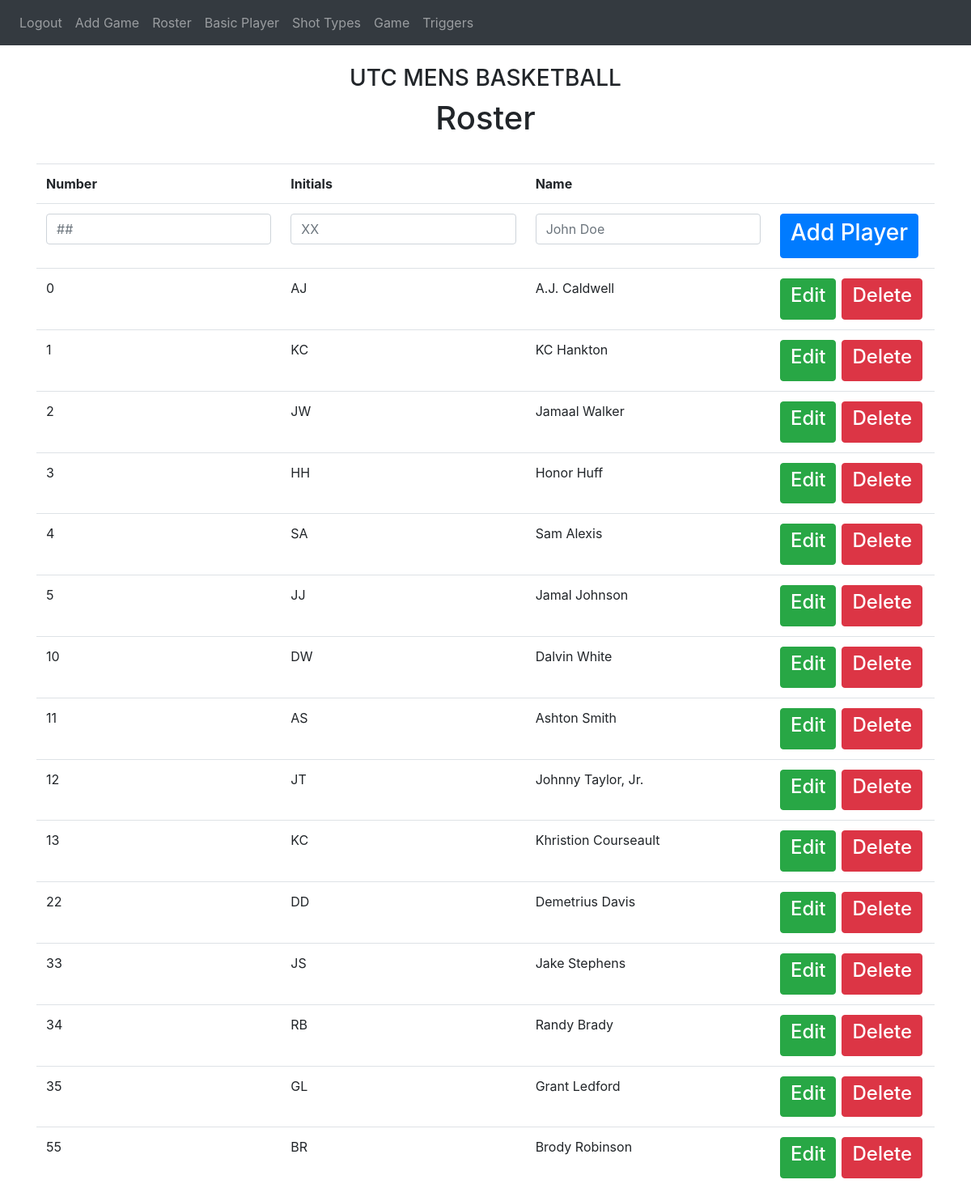
The page /roster (signed in) on the database as committed earlier.
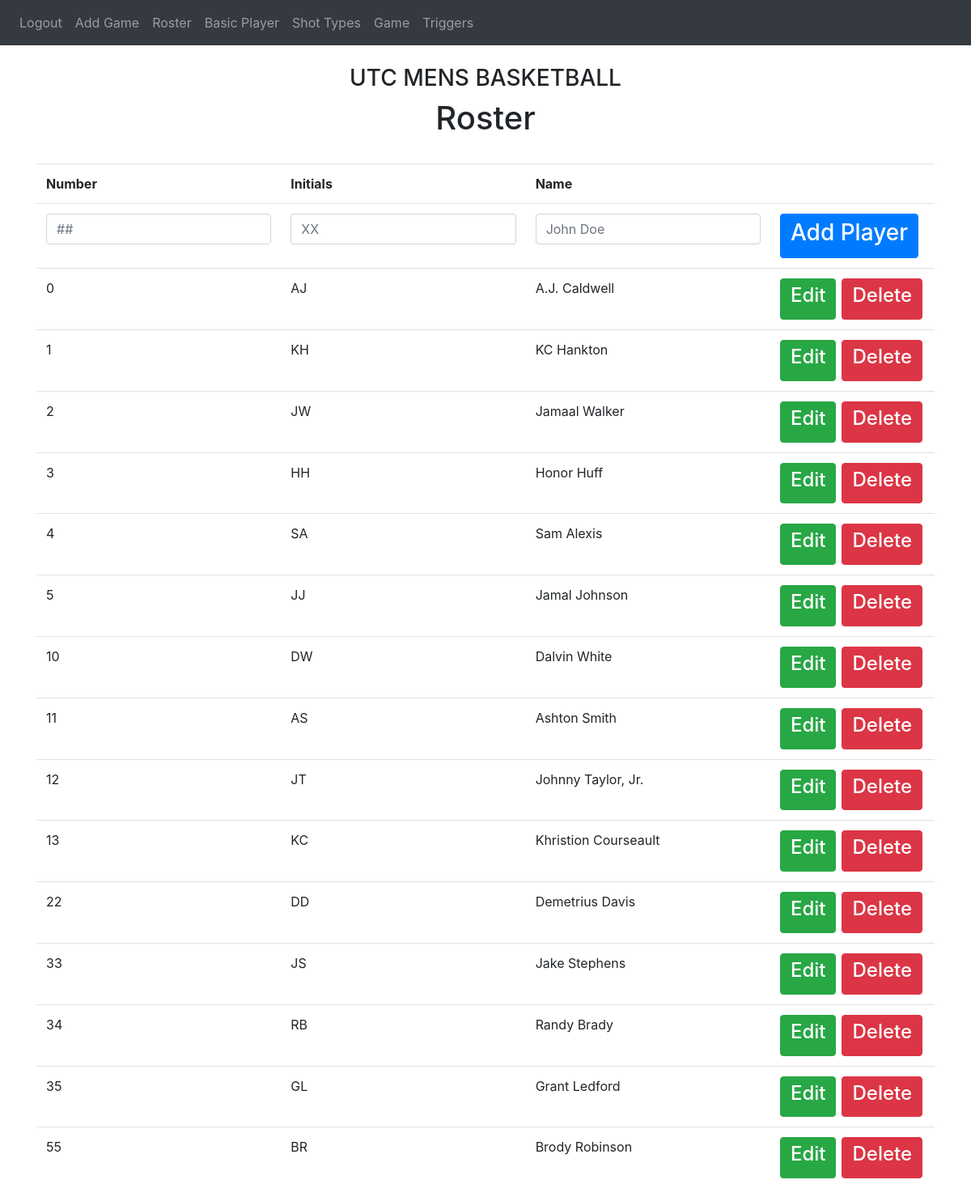
The same page on the database as committed later.
### website/models.py (models this page shows)
class Player(db.Model):
    id = db.Column(db.Integer, primary_key = True)
    number = db.Column(db.Integer)
    initials = db.Column(db.String(5))
    name = db.Column(db.String(30))

### website/views.py (the view, shortened to what this page needs)
@views.route('/roster', methods=['GET','POST'])
@login_required
def roster():
    players = db.session.query(Player).all()
    return render_template("roster.html",user=current_user,players=players)

### website/__init__.py (called while the page is built)
def create_app():
    app = Flask(__name__)
    app.config['SECRET_KEY'] = 'sdlkasdjfslkjl'
    app.config['SQLALCHEMY_DATABASE_URI'] = f'sqlite:///{DB_NAME}'
    db.init_app(app)
    from .views import views
    from .auth import auth
    app.register_blueprint(views,url_prefix='/')
    app.register_blueprint(auth,url_prefix='/')
    from .models import User, Note
    with app.app_context():
        db.create_all()
    login_manager = LoginManager()
    login_manager.login_view = 'auth.login'
    login_manager.init_app(app)
    @login_manager.user_loader
    def load_user(id):
        return User.query.get(int(id))
    with app.app_context():
        return app

### website/templates/roster.html (shortened to what this page needs)
{%extends "base.html"%}
 {% block title%}Home{%endblock%} {%block content%}
<h3 align="center">UTC MENS BASKETBALL</h3>
<h1 align="center">Roster</h1>
<table class='table'>
    <tr>
<th>Number</th>
<th>Initials</th>
<th>Name</th>
<th></th>
    </tr>
    <tr>
        <form method = "POST">
        <td><input type="jersey" class="form-control" id="number"  name='number' placeholder="##"></td>
        <td><input type="initials" class="form-control" id="initials" name='initials'  placeholder="XX"></td>
        <td><input type="name" class="form-control" id="name"  name='name' placeholder="John Doe"></td>
   <td><button  class="btn btn-primary" type="submit" ><h3>Add Player</h3></button></td>
        </form>
    </tr>
{%for player in players%}
<tr>
    <td>{{player.number}}</td>
    <td>{{player.initials}}</td>
    <td>{{player.name}}</td>
    <td><button  class="btn btn-success" onClick= "backHome()" style="margin-right:7px;"><h4>Edit</h4></button><button
        type="button"
        class="btn btn-danger"
        onClick="deletePost({{player.id}})"
      >
        <h4>Delete</h4>
      </button></td>
</tr>
{%endfor%}
</table>
{%endblock%}

### website/templates/base.html (shortened to what this page needs)
<!DOCTYPE html>
<html>
  <head>
    <link
      rel="stylesheet"
      href="https://stackpath.bootstrapcdn.com/bootstrap/4.4.1/css/bootstrap.min.css"
    />
    <link
      rel="stylesheet"
      href="https://stackpath.bootstrapcdn.com/font-awesome/4.7.0/css/font-awesome.min.css"
    />
  </head>
  <body>
    <nav class="navbar navbar-expand-lg navbar-dark bg-dark">
      <div class="collapse navbar-collapse" id="navbar">
        <div class="navbar-nav">
          {%if user.is_authenticated%}
          <a class="nav-item nav-link" id="logout" href="/logout">Logout</a>
          <a class="nav-item nav-link" id="home" href="/">Add Game</a>
          <a class="nav-item nav-link" id="roster" href="/roster">Roster</a>
          <a class="nav-item nav-link" id="basic_player" href="/basic_player">Basic Player</a>
          <a class="nav-item nav-link" id="shot_types" href="/shot_types">Shot Types</a>
           <a class="nav-item nav-link" id="games" href="/games">Game</a>
          <a class="nav-item nav-link" id="triggers" href="/triggers">Triggers</a>
          {%else%}
          <a class="nav-item nav-link" id="login" href="/login">Login</a>
          <a class="nav-item nav-link" id="signUp" href="/sign-up">Sign Up</a>
          {%endif%}
        </div>
      </div>
    </nav>
    <div class="container">{%block content%} {%endblock%}</div>
  </body>
</html>

Rows that differ between the two databases and show on the page:
changed Player "KC Hankton": initials "KC" → "KH"
